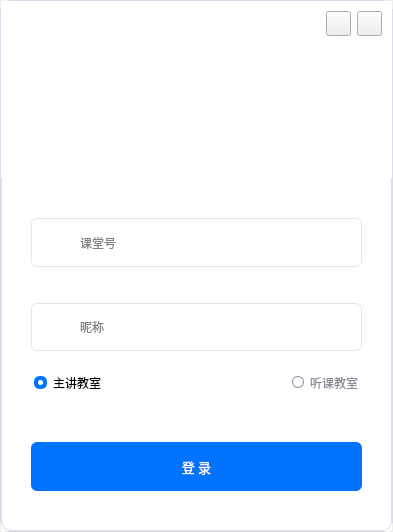
<?xml version="1.0" encoding="UTF-8"?>
<ui version="4.0">
 <class>AgoraLoginWidget</class>
 <widget class="QWidget" name="AgoraLoginWidget">
  <property name="geometry">
   <rect>
    <x>0</x>
    <y>0</y>
    <width>389</width>
    <height>532</height>
   </rect>
  </property>
  <property name="minimumSize">
   <size>
    <width>0</width>
    <height>0</height>
   </size>
  </property>
  <property name="maximumSize">
   <size>
    <width>9999</width>
    <height>9999</height>
   </size>
  </property>
  <property name="contextMenuPolicy">
   <enum>Qt::NoContextMenu</enum>
  </property>
  <property name="windowTitle">
   <string/>
  </property>
  <property name="windowIcon">
   <iconset theme=":/image/resource/logo-双师@2x.png">
    <normaloff>C:/Users/LC/.designer/backup</normaloff>C:/Users/LC/.designer/backup</iconset>
  </property>
  <property name="styleSheet">
   <string notr="true">QWidget#AgoraLoginWidget{
border-radius: 16px;
border: 20px solid #DBDBEA;
}
</string>
  </property>
  <layout class="QVBoxLayout" name="verticalLayout_2">
   <property name="spacing">
    <number>0</number>
   </property>
   <property name="leftMargin">
    <number>1</number>
   </property>
   <property name="topMargin">
    <number>1</number>
   </property>
   <property name="rightMargin">
    <number>1</number>
   </property>
   <property name="bottomMargin">
    <number>1</number>
   </property>
   <item>
    <widget class="QWidget" name="QSubLoginWidget" native="true">
     <property name="styleSheet">
      <string notr="true">#QSubLoginWidget{
	background-color: rgb(255, 255, 255);
}
</string>
     </property>
     <layout class="QVBoxLayout" name="verticalLayout" stretch="1,2">
      <property name="spacing">
       <number>0</number>
      </property>
      <property name="leftMargin">
       <number>0</number>
      </property>
      <property name="topMargin">
       <number>0</number>
      </property>
      <property name="rightMargin">
       <number>0</number>
      </property>
      <property name="bottomMargin">
       <number>0</number>
      </property>
      <item>
       <layout class="QVBoxLayout" name="verticalLayout_3">
        <item>
         <widget class="QWidget" name="TitleWidget" native="true">
          <property name="styleSheet">
           <string notr="true">#TitleWidget{
background-image:url(&quot;:/image/resource/pic-blue@2x.png&quot;);
background-repeat:no-repeat;
background-position:center;

}</string>
          </property>
          <layout class="QVBoxLayout" name="verticalLayout_4" stretch="0,5,2">
           <property name="spacing">
            <number>0</number>
           </property>
           <property name="leftMargin">
            <number>0</number>
           </property>
           <property name="topMargin">
            <number>0</number>
           </property>
           <property name="rightMargin">
            <number>0</number>
           </property>
           <property name="bottomMargin">
            <number>10</number>
           </property>
           <item>
            <widget class="QWidget" name="top_widget" native="true">
             <property name="styleSheet">
              <string notr="true">
#top_widget{
border-top-left-radius:10px;
border-top-right-radius:10px;
}

</string>
             </property>
             <layout class="QHBoxLayout" name="TitleLayout">
              <property name="topMargin">
               <number>10</number>
              </property>
              <property name="rightMargin">
               <number>10</number>
              </property>
              <item>
               <spacer name="horizontalSpacer_3">
                <property name="orientation">
                 <enum>Qt::Horizontal</enum>
                </property>
                <property name="sizeHint" stdset="0">
                 <size>
                  <width>40</width>
                  <height>20</height>
                 </size>
                </property>
               </spacer>
              </item>
              <item>
               <widget class="QPushButton" name="SettingPushButton">
                <property name="sizePolicy">
                 <sizepolicy hsizetype="Minimum" vsizetype="Minimum">
                  <horstretch>0</horstretch>
                  <verstretch>0</verstretch>
                 </sizepolicy>
                </property>
                <property name="minimumSize">
                 <size>
                  <width>25</width>
                  <height>25</height>
                 </size>
                </property>
                <property name="maximumSize">
                 <size>
                  <width>25</width>
                  <height>25</height>
                 </size>
                </property>
                <property name="styleSheet">
                 <string notr="true">#SettingPushButton{
border-image:url(&quot;:/image/resource/icon-setting@2x.png&quot;)
}

#SettingPushButton:hover{
border-image:url(&quot;:/image/resource/icon-setting-hover@2x.png&quot;)
}</string>
                </property>
                <property name="text">
                 <string/>
                </property>
               </widget>
              </item>
              <item>
               <widget class="QPushButton" name="ExitPushButton">
                <property name="sizePolicy">
                 <sizepolicy hsizetype="Fixed" vsizetype="Fixed">
                  <horstretch>0</horstretch>
                  <verstretch>0</verstretch>
                 </sizepolicy>
                </property>
                <property name="minimumSize">
                 <size>
                  <width>25</width>
                  <height>25</height>
                 </size>
                </property>
                <property name="maximumSize">
                 <size>
                  <width>25</width>
                  <height>25</height>
                 </size>
                </property>
                <property name="styleSheet">
                 <string notr="true">#ExitPushButton{
border-image:url(&quot;:/image/resource/icon-close-white@2x.png&quot;)
}

#ExitPushButton:hover{
border-image:url(&quot;:/image/resource/icon-close-white-hover@2x.png&quot;)
}</string>
                </property>
                <property name="text">
                 <string/>
                </property>
               </widget>
              </item>
             </layout>
            </widget>
           </item>
           <item>
            <layout class="QHBoxLayout" name="top_center_widget" stretch="3,2,3">
             <property name="spacing">
              <number>0</number>
             </property>
             <item>
              <spacer name="horizontalSpacer">
               <property name="orientation">
                <enum>Qt::Horizontal</enum>
               </property>
               <property name="sizeHint" stdset="0">
                <size>
                 <width>40</width>
                 <height>20</height>
                </size>
               </property>
              </spacer>
             </item>
             <item>
              <widget class="QLabel" name="IconLabel">
               <property name="minimumSize">
                <size>
                 <width>0</width>
                 <height>0</height>
                </size>
               </property>
               <property name="styleSheet">
                <string notr="true">border-image:url(&quot;:/image/resource/logo-dual-teacher@2x.png&quot;)

</string>
               </property>
               <property name="text">
                <string/>
               </property>
              </widget>
             </item>
             <item>
              <spacer name="horizontalSpacer_2">
               <property name="orientation">
                <enum>Qt::Horizontal</enum>
               </property>
               <property name="sizeHint" stdset="0">
                <size>
                 <width>40</width>
                 <height>20</height>
                </size>
               </property>
              </spacer>
             </item>
            </layout>
           </item>
           <item>
            <widget class="QLabel" name="TitleLable">
             <property name="font">
              <font>
               <family>微软雅黑</family>
               <pointsize>10</pointsize>
               <weight>50</weight>
               <bold>false</bold>
              </font>
             </property>
             <property name="styleSheet">
              <string notr="true">color:white</string>
             </property>
             <property name="text">
              <string>声网双师课堂</string>
             </property>
             <property name="alignment">
              <set>Qt::AlignCenter</set>
             </property>
            </widget>
           </item>
          </layout>
         </widget>
        </item>
       </layout>
      </item>
      <item>
       <widget class="QWidget" name="bottom" native="true">
        <property name="styleSheet">
         <string notr="true">#bottom{
background-color: rgb(255, 255, 255);
border-bottom-left-radius:10px;
border-bottom-right-radius:10px;
border-bottom:0.5px solid #DBDBEA;
border-right:0.5px solid #DBDBEA;
border-left:0.5px solid #DBDBEA;
}</string>
        </property>
        <layout class="QVBoxLayout" name="verticalLayout_6" stretch="2,1,2,2,1,2">
         <property name="leftMargin">
          <number>30</number>
         </property>
         <property name="topMargin">
          <number>40</number>
         </property>
         <property name="rightMargin">
          <number>30</number>
         </property>
         <property name="bottomMargin">
          <number>40</number>
         </property>
         <item>
          <widget class="QWidget" name="RoomWidget" native="true">
           <property name="styleSheet">
            <string notr="true"/>
           </property>
           <layout class="QHBoxLayout" name="horizontalLayout_2" stretch="1,6">
            <property name="spacing">
             <number>0</number>
            </property>
            <property name="leftMargin">
             <number>0</number>
            </property>
            <property name="topMargin">
             <number>0</number>
            </property>
            <property name="rightMargin">
             <number>0</number>
            </property>
            <property name="bottomMargin">
             <number>0</number>
            </property>
            <item>
             <widget class="QLabel" name="RoomIconLabel">
              <property name="sizePolicy">
               <sizepolicy hsizetype="Preferred" vsizetype="Preferred">
                <horstretch>0</horstretch>
                <verstretch>0</verstretch>
               </sizepolicy>
              </property>
              <property name="styleSheet">
               <string notr="true">border: 1px solid #E5E6E7;
border-top-left-radius: 6px;
border-bottom-left-radius:6px;
border-right:none;
background-image:url(&quot;:/image/resource/icon-classroom-name.png&quot;);
background-repeat: none;
background-position: center;
</string>
              </property>
              <property name="text">
               <string/>
              </property>
             </widget>
            </item>
            <item>
             <widget class="QLineEdit" name="RoomNameLineEdit">
              <property name="sizePolicy">
               <sizepolicy hsizetype="Expanding" vsizetype="Expanding">
                <horstretch>0</horstretch>
                <verstretch>0</verstretch>
               </sizepolicy>
              </property>
              <property name="font">
               <font>
                <family>微软雅黑</family>
               </font>
              </property>
              <property name="styleSheet">
               <string notr="true">border: 1px solid #E5E6E7;
border-top-right-radius: 6px;
border-bottom-right-radius:6px;
border-left:none;
background-repeat: none;
background-position: center;
</string>
              </property>
              <property name="inputMask">
               <string/>
              </property>
              <property name="text">
               <string/>
              </property>
              <property name="placeholderText">
               <string>课堂号</string>
              </property>
             </widget>
            </item>
           </layout>
          </widget>
         </item>
         <item>
          <widget class="QLabel" name="RoomNameLabel">
           <property name="font">
            <font>
             <family>微软雅黑</family>
            </font>
           </property>
           <property name="text">
            <string/>
           </property>
          </widget>
         </item>
         <item>
          <widget class="QWidget" name="UserWidget" native="true">
           <layout class="QHBoxLayout" name="horizontalLayout_3" stretch="1,6">
            <property name="spacing">
             <number>0</number>
            </property>
            <property name="leftMargin">
             <number>0</number>
            </property>
            <property name="topMargin">
             <number>0</number>
            </property>
            <property name="rightMargin">
             <number>0</number>
            </property>
            <property name="bottomMargin">
             <number>0</number>
            </property>
            <item>
             <widget class="QLabel" name="UserIconLabel">
              <property name="styleSheet">
               <string notr="true">border: 1px solid #E5E6E7;
border-top-left-radius: 6px;
border-bottom-left-radius:6px;
border-right:none;
background-image:url(&quot;:/image/resource/icon-username.png&quot;);
background-repeat: none;
background-position: center;
</string>
              </property>
              <property name="text">
               <string/>
              </property>
             </widget>
            </item>
            <item>
             <widget class="QLineEdit" name="UserNameLineEdit">
              <property name="sizePolicy">
               <sizepolicy hsizetype="Expanding" vsizetype="Expanding">
                <horstretch>0</horstretch>
                <verstretch>0</verstretch>
               </sizepolicy>
              </property>
              <property name="font">
               <font>
                <family>微软雅黑</family>
               </font>
              </property>
              <property name="styleSheet">
               <string notr="true">border: 1px solid #E5E6E7;
border-top-right-radius: 6px;
border-bottom-right-radius:6px;
border-left:none;
background-repeat: none;
background-position: center;
</string>
              </property>
              <property name="placeholderText">
               <string>昵称</string>
              </property>
             </widget>
            </item>
           </layout>
          </widget>
         </item>
         <item>
          <widget class="QGroupBox" name="groupBox">
           <property name="layoutDirection">
            <enum>Qt::LeftToRight</enum>
           </property>
           <property name="styleSheet">
            <string notr="true">border:none;</string>
           </property>
           <property name="title">
            <string/>
           </property>
           <property name="alignment">
            <set>Qt::AlignLeading|Qt::AlignLeft|Qt::AlignVCenter</set>
           </property>
           <layout class="QHBoxLayout" name="horizontalLayout_5" stretch="1,1">
            <property name="spacing">
             <number>190</number>
            </property>
            <property name="leftMargin">
             <number>0</number>
            </property>
            <property name="topMargin">
             <number>0</number>
            </property>
            <property name="rightMargin">
             <number>0</number>
            </property>
            <property name="bottomMargin">
             <number>0</number>
            </property>
            <item>
             <widget class="QRadioButton" name="TeachRadioButton">
              <property name="font">
               <font>
                <family>微软雅黑</family>
               </font>
              </property>
              <property name="layoutDirection">
               <enum>Qt::LeftToRight</enum>
              </property>
              <property name="styleSheet">
               <string notr="true">QRadioButton:unchecked {
	color: #8a8a9a;
}

QRadioButton::indicator:unchecked {
    width:                  10px;
    height:                 10px;
    border-radius:          6px;
    background-color:       #fff;
    border:                 1px solid #8a8a9a;
}

QRadioButton::indicator:checked {
    width:                  5px;
    height:                 5px;
    border-radius:          6px;
    background-color:       #fff;
    border:                 4px solid #0073ff;
}</string>
              </property>
              <property name="text">
               <string>主讲教室</string>
              </property>
              <property name="checked">
               <bool>true</bool>
              </property>
             </widget>
            </item>
            <item>
             <widget class="QRadioButton" name="ListenRadioButton">
              <property name="font">
               <font>
                <family>微软雅黑</family>
               </font>
              </property>
              <property name="layoutDirection">
               <enum>Qt::LeftToRight</enum>
              </property>
              <property name="styleSheet">
               <string notr="true">QRadioButton:unchecked {
	color: #8a8a9a;
}

QRadioButton::indicator:unchecked {
    width:                  10px;
    height:                 10px;
    border-radius:          6px;
    background-color:       #fff;
    border:                 1px solid #8a8a9a;
}

QRadioButton::indicator:checked {
    width:                  5px;
    height:                 5px;
    border-radius:          6px;
    background-color:       #fff;
    border:                 4px solid #0073ff;
}</string>
              </property>
              <property name="text">
               <string>听课教室</string>
              </property>
             </widget>
            </item>
           </layout>
          </widget>
         </item>
         <item>
          <widget class="QLabel" name="TipsLabel">
           <property name="font">
            <font>
             <family>微软雅黑</family>
            </font>
           </property>
           <property name="text">
            <string/>
           </property>
          </widget>
         </item>
         <item>
          <widget class="QPushButton" name="LoginPushButton">
           <property name="enabled">
            <bool>false</bool>
           </property>
           <property name="sizePolicy">
            <sizepolicy hsizetype="Minimum" vsizetype="Expanding">
             <horstretch>0</horstretch>
             <verstretch>0</verstretch>
            </sizepolicy>
           </property>
           <property name="font">
            <font>
             <family>微软雅黑</family>
             <pointsize>10</pointsize>
            </font>
           </property>
           <property name="styleSheet">
            <string notr="true">QPushButton{
background-color:#0073FF;
border-radius:6px;
color:white
}

QPushButton:hover{
background-color:#3590FF;
border-radius:6px;
color:white
}

QPushButton:pressed{
background-color: #0E62C8;
border-radius:6px;
color:white
}</string>
           </property>
           <property name="text">
            <string>登 录</string>
           </property>
          </widget>
         </item>
        </layout>
       </widget>
      </item>
     </layout>
    </widget>
   </item>
  </layout>
 </widget>
 <layoutdefault spacing="6" margin="11"/>
 <resources>
  <include location="../agora_edu_demo.qrc"/>
 </resources>
 <connections/>
</ui>
